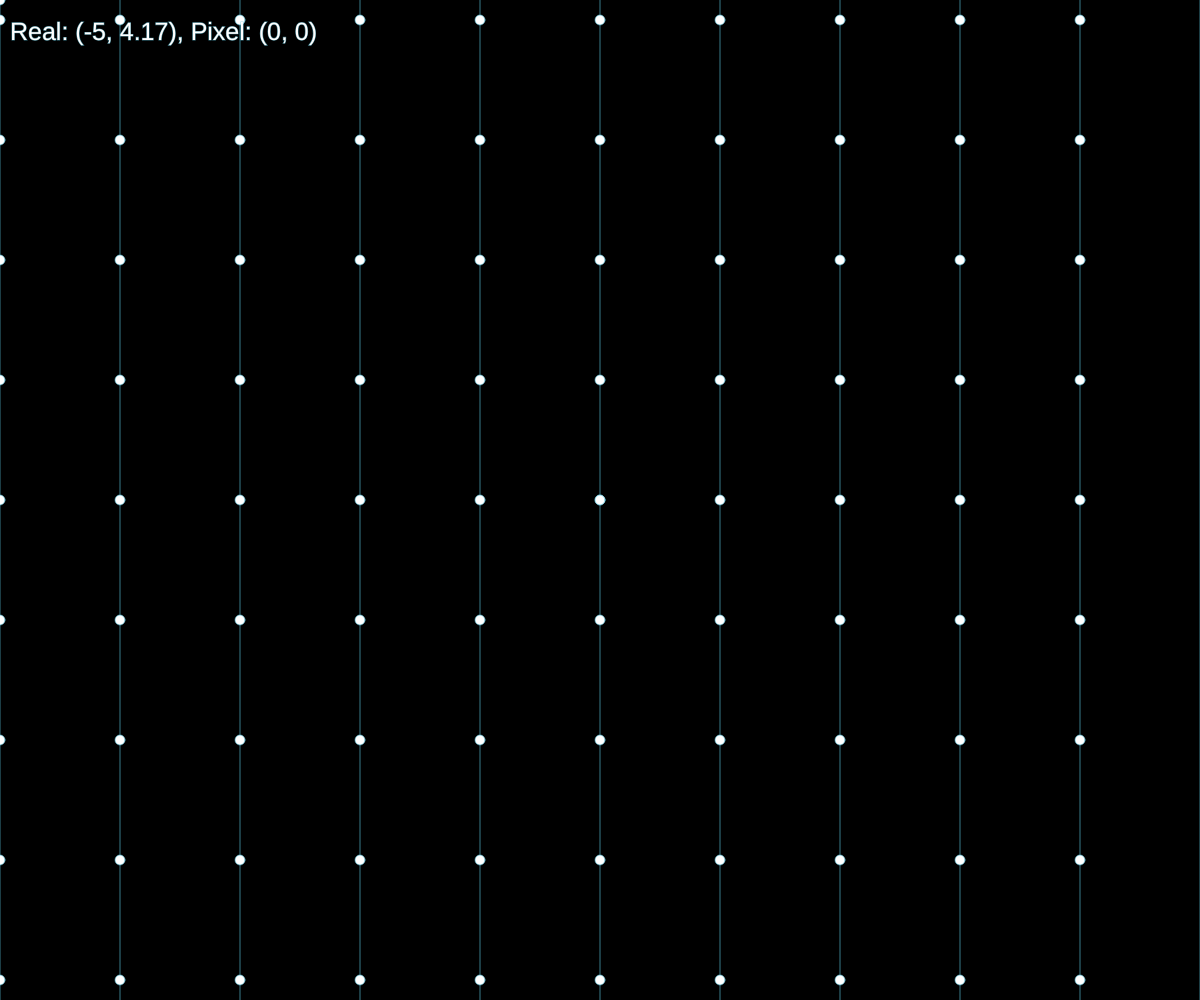
Frame 1 (no input)
Frame 60 (no input): identical to frame 1, image omitted
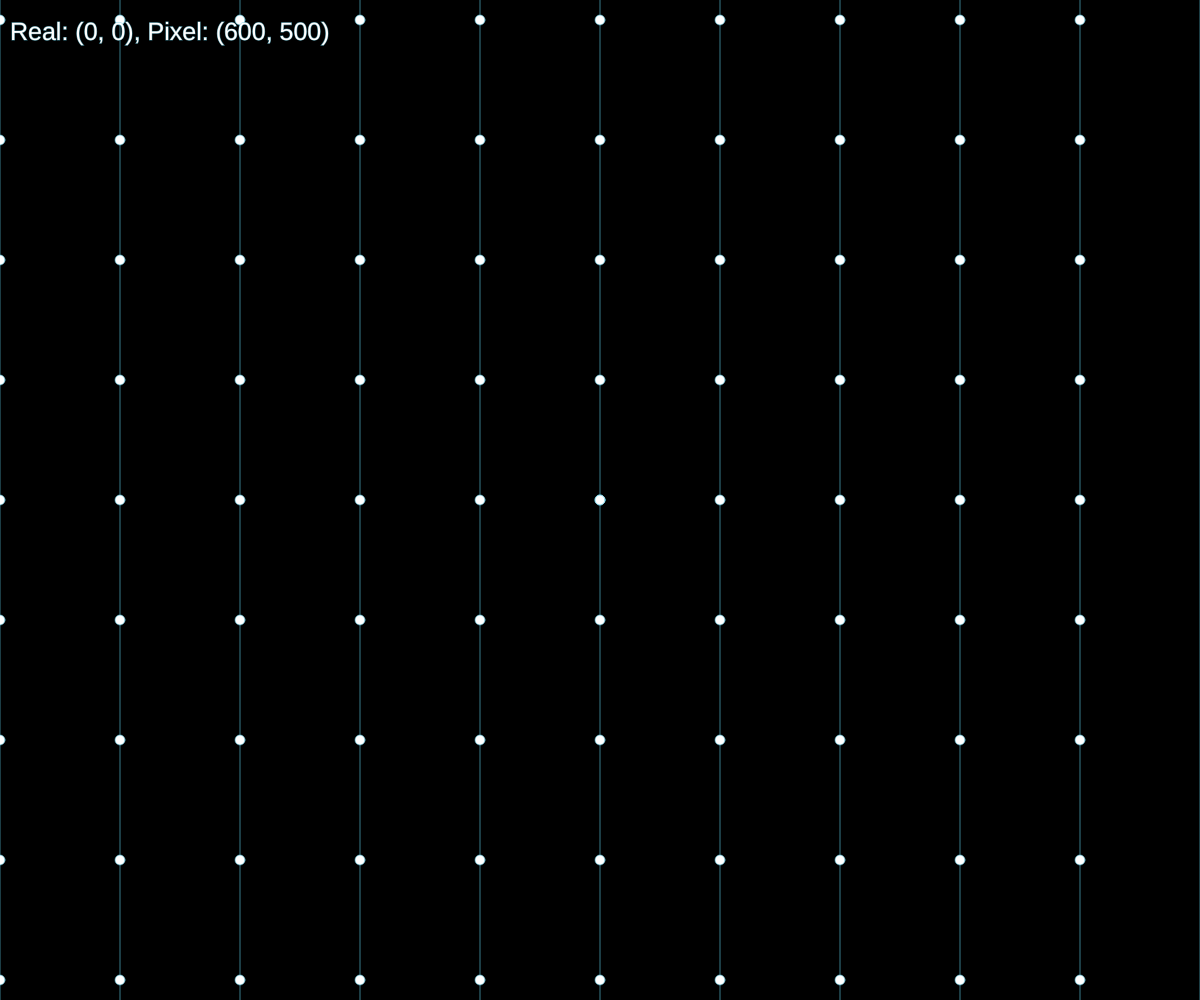
Frame 120 (the mouse pressed at the canvas centre since frame 60)

The p5.js sketch that drew these frames (run headless with seeded random() and noise() and a simulated clock; from frame 60 on, the mouse is pressed at the canvas centre):

// p5.js sketch
// ── sketch.js
// colours, stolen from 3b1b
const GRID_COLOUR = '#5cc3dba0';
const IHAT_COLOUR = '#81b561';
const JHAT_COLOUR = '#ff6f51';
const YELLOW = '#fff100';

const PIXEL_SCALE = 120; // px - equivalent to 1 unit in the plane
const LINE_WIDTH = 3; // px
let OFFSET = [0, 0]; // real

var gridSpacing = 1;

var basePlane;
var ORIGIN, MOUSE;
var testPoints = Array.from({length: 10}, (_, row) => Array.from({length: 10}, (__, col) => ([row-5, col-5]))).flat();

function setup() {
    createCanvas(windowWidth, windowHeight);
    textSize(25);

    basePlane = new Plane(new Matrix([
        [1, 0],
        [0, 1]
    ]));

    ORIGIN = basePlane.createPoint(0, 0, 'real');

    console.log(testPoints);
    testPoints = testPoints.map(([x, y]) => basePlane.createPoint(x, y, 'real'));
    testPoints.forEach((p, i) => console.log(`${i}, ${p.toString()}`));

    console.log(basePlane.getBorder());
}

function draw() {
    background(0);
    MOUSE = basePlane.createPoint(mouseX, mouseY, 'pixel');

    basePlane.drawGrid();
    ORIGIN.draw();
    testPoints.forEach(p => p.draw());

    MOUSE.draw();

    fill('white');
    text(MOUSE.toString(), 10, 40);

    // let mousePoint = new PixelPoint(mouseX, mouseY);

    // IHAT = mousePoint.toRealPoint();

    // drawGrid(transform);

    // ORIGIN.draw();

    // draw basis vectors
    // IHAT.drawVector(ORIGIN, IHAT_COLOUR);
    // JHAT.drawVector(ORIGIN, JHAT_COLOUR);
}

// function drawMouse() {
//     if(mousePoint.x != 0 || mousePoint.y != 0) mousePoint.drawVector(undefined, YELLOW);

//     text(mousePoint.toRealPoint().toString(), 10, 40);
//     text(mousePoint.toString(), 10, 70);
// }

// /**
//  * 
//  * returns [ top, right, down, left ]
//  */
// function getBorderReal(transform) {
//     // const [ [top, left], ]

//     return [
//         PixelPoint.toRealY(0),
//         PixelPoint.toRealX(width),
//         PixelPoint.toRealY(height),
//         PixelPoint.toRealX(0)
//     ]
// }

function windowResized() {
    resizeCanvas(windowWidth, windowHeight);
}
// ── matrix.js
class Matrix {
    constructor(defaultM) {
        this.matrix = defaultM;
    }

    static identity(size) {
        return new Matrix(
            Array.from({ length: size }, (_, i) => (
                Array.from({ length: size }, (__, j) => i === j ? 1 : 0)
            ))
        );
    }

    static fromVector(v) {
        return new Matrix(
            v.map(val => [val])
        );
    }

    static toVector(m) {
        if(!Array.isArray(m.matrix)) throw new Error(`Not a matrix. ${m}`);
        if(m.matrix.length === 0 || m.matrix[0].length === 0) throw new Error(`Empty matrix. ${m.toString()}`);

        return m.matrix.map(row => row[0]);
    }

    add(other) {
        return new Matrix(
            this.matrix.map((row, rowIndex) => (
                row.map((cell, colIndex) => this.matrix[rowIndex][colIndex] + other.matrix[rowIndex][colIndex])
            ))
        );
    }

    scalarMultiply(scalar) {
        return new Matrix(
            this.matrix.map(row => (
                row.map(cell => cell * scalar)
            ))
        );
    }

    matrixMultiply(other) {
        return new Matrix(
            this.matrix.map((row, rowIndex) => (
                row.filter((c, colIndex) => colIndex < other.matrix[0].length).map((cell, colIndex) => dotProduct(this.matrix[rowIndex], other.colToVector(colIndex)))
            ))
        );
    }

    transformVector(v) {
        if(!Array.isArray(v)) throw new Error(`Not an array: ${v}`);
        
        return Matrix.toVector(this.matrixMultiply(Matrix.fromVector(v)));
    }

    inverse2by2() {
        if(this.matrix.length != 2 || this.matrix[0].length != 2) throw new Error("nah");

        const [ [a, b], [c, d] ] = this.matrix;

        return new Matrix([
            [d, -b],
            [-c, a]
        ]).scalarMultiply(1/(a*d-b*c));
    }

    vectorMultiply(other) {
        return this.matrixMultiply(new Matrix(other.map(v => [v])));
    }

    colToVector(colIndex) {
        return this.matrix.map(row => row[colIndex]);
    }

    toString() {
        return this.matrix.map(row => `[ ${row.join(` `)} ]`).join(`\n`);
    }
}

function dotProduct(v1, v2) {
    return v1.reduce((prev, curr, i) => prev + v1[i]*v2[i], 0);
}

function test() {
    let m = new Matrix([
        [1, 2, 3],
        [0, 1, 2],
        [2, 3, 0]
    ]);

    let m2 = new Matrix([
        [2, 4, 2],
        [1, 0, 1],
        [4, 2, 1]
    ])

    let m1 = new Matrix([
        [1, 0],
        [1, 1]
    ])

    console.log(m1.vectorMultiply([1, 2]));
}
// ── plane.js
class Plane {
    
    /**
     * 
     * @param {*} transformMatrix Matrix defining the linear transformation of the plane 
     */
    constructor(transformMatrix) {
        this.transformMatrix = transformMatrix;
        this.inverseTransformMatrix = transformMatrix.inverse2by2();
    }

    createPoint(x, y, type='real') {
        return new Point(this, x, y, type);
    }

    transform(v) {
        return this.transformMatrix.transformVector(v);
    }

    inverseTransform(v) {
        return this.inverseTransformMatrix.transformVector(v);
    }

    drawGrid() {
        stroke(GRID_COLOUR);

        for(let x = -5; x <= 5; x++) {
            const top = this.createPoint(x, -5).pixel;
            const bot = this.createPoint(x, 5).pixel;

            linePVecs(top, bot);
        }
    }

    // drawGrid() {
        // const [ rTop, rRight, rDown, rLeft ] = getBorderReal(this.transform);
    
        // console.log(getBorderReal());
    
        // for(let pixelY = )
        // for(let x = 0; RealPoint.toPixelX(x) <= width; x += gridSpacing)
        // {
        //     let posTopPoint = new RealPoint(x, rTop).transform(IHAT, JHAT);
        //     let posDownPoint = new RealPoint(x, rDown).transform(IHAT, JHAT);
        //     posTopPoint.drawLine(posDownPoint, GRID_COLOUR);
    
        //     const negTopPoint = new RealPoint(-x, rTop).transform(IHAT, JHAT);
        //     const negDownPoint = new RealPoint(-x, rDown).transform(IHAT, JHAT);
        //     negTopPoint.drawLine(negDownPoint, GRID_COLOUR);
        // }
    
        // for(let y = 0; RealPoint.toPixelY(y) > 0; y += gridSpacing)
        // {
        //     const posLeftPoint = new RealPoint(rLeft, y).transform(IHAT, JHAT);
        //     const posRightPoint = new RealPoint(rRight, y).transform(IHAT, JHAT);
        //     posLeftPoint.drawLine(posRightPoint, GRID_COLOUR);
    
        //     const negLeftPoint = new RealPoint(rLeft, -y).transform(IHAT, JHAT);
        //     const negRightPoint = new RealPoint(rRight, -y).transform(IHAT, JHAT);
        //     negLeftPoint.drawLine(negRightPoint, GRID_COLOUR);
        // }
    // }

    getBorder() {
        const [ left, top ] = this.createPoint(0, 0, 'pixel').real;
        const [ right, bottom ] = this.createPoint(width, height, 'pixel').real;

        console.log(top, right, left, bottom);
    }
}

function linePVecs(v1, v2) {
    line(v1[0], v1[1], v2[0], v2[1]);
}
// ── points.js
const POINT_SIZE = 10;

class Point {

    constructor(plane, x, y, type='real') {
        this.plane = plane;

        if (type === 'real') {
            this.real = [x, y];
            this.pixel = this._toPixel(this.real);
        } else if(type === 'pixel') {
            this.pixel = [x, y];
            this.real = this._toReal(this.pixel);
        }
    }

    draw() {
        circle(this.pixel[0], this.pixel[1], POINT_SIZE);
    }

    drawVector(base=ORIGIN, color='white') {
        let baseVec = createVector(base.pixel[0], base.pixel[1]); 
        let thisVec = createVector(this.pixel[0], this.pixel[1]).sub(baseVec);

        // https://p5js.org/reference/#/p5.Vector/magSq
        push();
        stroke(color);
        strokeWeight(1);
        fill(color);

        translate(baseVec.x, baseVec.y);
        line(0, 0, thisVec.x, thisVec.y);
        
        // draw arrow
        let arrowSize = 2*3;
        rotate(thisVec.heading());
        translate(thisVec.mag() - arrowSize, 0);
        triangle(0, arrowSize / 2, 0, -arrowSize / 2, arrowSize, 0);
        pop();
    }

    _toPixel(real) {
        const [ offX, offY ] = OFFSET;
        const [ invX, invY ] = this.plane.inverseTransform(real);

        return [
            (invX - offX) * PIXEL_SCALE + width / 2,
            -(invY - offY) * PIXEL_SCALE + height / 2
        ];
    }

    _toReal(pixel) {
        const [ pixelX, pixelY ] = pixel;
        const [ offX, offY ] = OFFSET;

        return this.plane.transform([
            (pixelX - (width  / 2)) / PIXEL_SCALE + offX,
            -(pixelY - (height / 2)) / PIXEL_SCALE - offY,
        ]);
    }

    realToString() {
        return `(${+this.real[0].toFixed(2)}, ${+this.real[1].toFixed(2)})`
    }

    pixelToString() {
        return `(${this.pixel[0]}, ${this.pixel[1]})`
    }

    toString() {
        return `Real: ${this.realToString()}, Pixel: ${this.pixelToString()}`;
    }
}

// class PixelPoint {

//     constructor(x, y) {
//         this.x = x;
//         this.y = y;
//     }

//     toRealPoint() {
//         return new RealPoint(
//             PixelPoint.toRealX(this.x),
//             PixelPoint.toRealY(this.y)
//         );
//     }

//     draw(color='white') {
//         fill(color);
//         // console.log(this.toString());
//         circle(this.x, this.y, POINT_SIZE);
//     }

//     drawVector(base, color='white') {
//         if(!base) base = ORIGIN.toPixelPoint();

//         let baseVec = createVector(base.x, base.y); 
//         let thisVec = createVector(this.x, this.y).sub(baseVec);

//         // https://p5js.org/reference/#/p5.Vector/magSq
//         push();
//         stroke(color);
//         strokeWeight(LINE_WIDTH);
//         fill(color);

//         this.drawLine(base, color);
//         translate(baseVec.x, baseVec.y);
        
//         // draw arrow
//         let arrowSize = LINE_WIDTH*3;
//         rotate(thisVec.heading());
//         translate(thisVec.mag() - arrowSize, 0);
//         triangle(0, arrowSize / 2, 0, -arrowSize / 2, arrowSize, 0);
//         pop();
//     }

//     drawLine(base, color='white') {
//         if(!base) base = ORIGIN.toPixelPoint();

//         let baseVec = createVector(base.x, base.y); 
//         let thisVec = createVector(this.x, this.y).sub(baseVec);

//         // https://p5js.org/reference/#/p5.Vector/magSq
//         push();
//         stroke(color);
//         strokeWeight(LINE_WIDTH);
//         fill(color);

//         translate(baseVec.x, baseVec.y);
//         line(0, 0, thisVec.x, thisVec.y);
//         pop();
//     }

//     toString() { return `(${+this.x.toFixed(2)}, ${+this.y.toFixed(2)})`; }

//     static toRealX(x) { return (x - width  / 2) / PIXEL_SCALE; }
//     static toRealY(y) { return -(y - height / 2) / PIXEL_SCALE; }
// }

// class RealPoint {

//     constructor(x, y) {
//         this.x = x;
//         this.y = y;
//     }

//     toPixelPoint() {
//         return new PixelPoint(
//             RealPoint.toPixelX(this.x),
//             RealPoint.toPixelY(this.y)
//         );
//     }

//     draw() {
//         this.toPixelPoint().draw();
//     }

//     /**
//      * Draws the vector represented by the point.
//      * 
//      * @param {RealPoint} base Where to draw the vector from. Defaults to the origin.
//      */
//     drawVector(base, color='white') {
//         if(!base) base = ORIGIN;

//         this.toPixelPoint().drawVector(base.toPixelPoint(), color);
//     }

//     drawLine(base, color='white') {
//         if(!base) base = ORIGIN;

//         this.toPixelPoint().drawLine(base.toPixelPoint(), color);
//     }

//     transform(ihat, jhat) {
//         return new RealPoint(
//             this.x * ihat.x + this.y * jhat.x,
//             this.x * ihat.y + this.y * jhat.y
//         );
//     }

//     toString() { return `(${+this.x.toFixed(2)}, ${+this.y.toFixed(2)})`; }

//     static toPixelX(x) { return width / 2  + x * PIXEL_SCALE; }
//     static toPixelY(y) { return (height / 2 - y * PIXEL_SCALE); }
// }
// ── styles.css
html, body {
    padding: 0;
    margin: 0;
    overflow: hidden;
}
